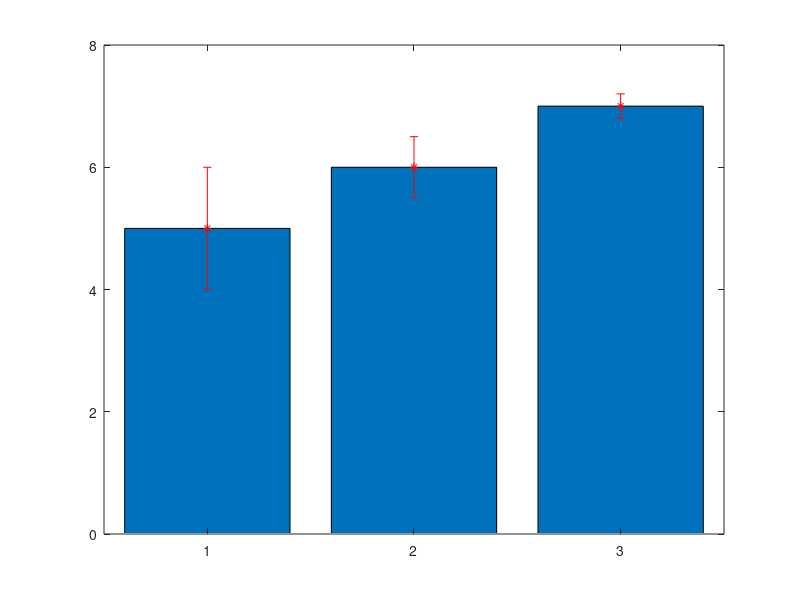

Write MATLAB code to recreate this figure.
#!/usr/bin/octave -qf
% Author    : Bhishan Poudel
% Date      : May 25, 2016

a=5;  std_a=1.0;
b=6;  std_b=0.5;
c=7;  std_c=0.2;

bar([a,b,c]);
hold on
errorbar([a,b,c],[std_a,std_b,std_c],'r*'); % style r=red . is solid line
pause;                                      % * is star
